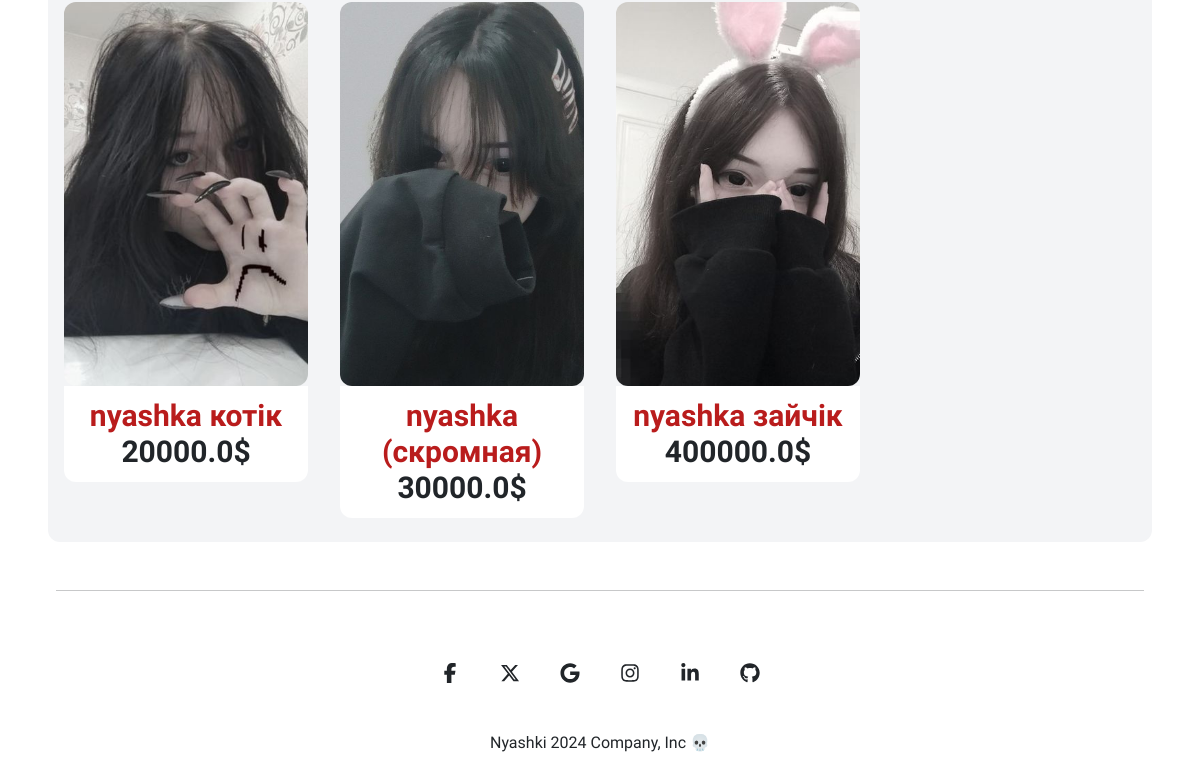
Before: /items/all_purchases (signed in, lower part) with the older database file.
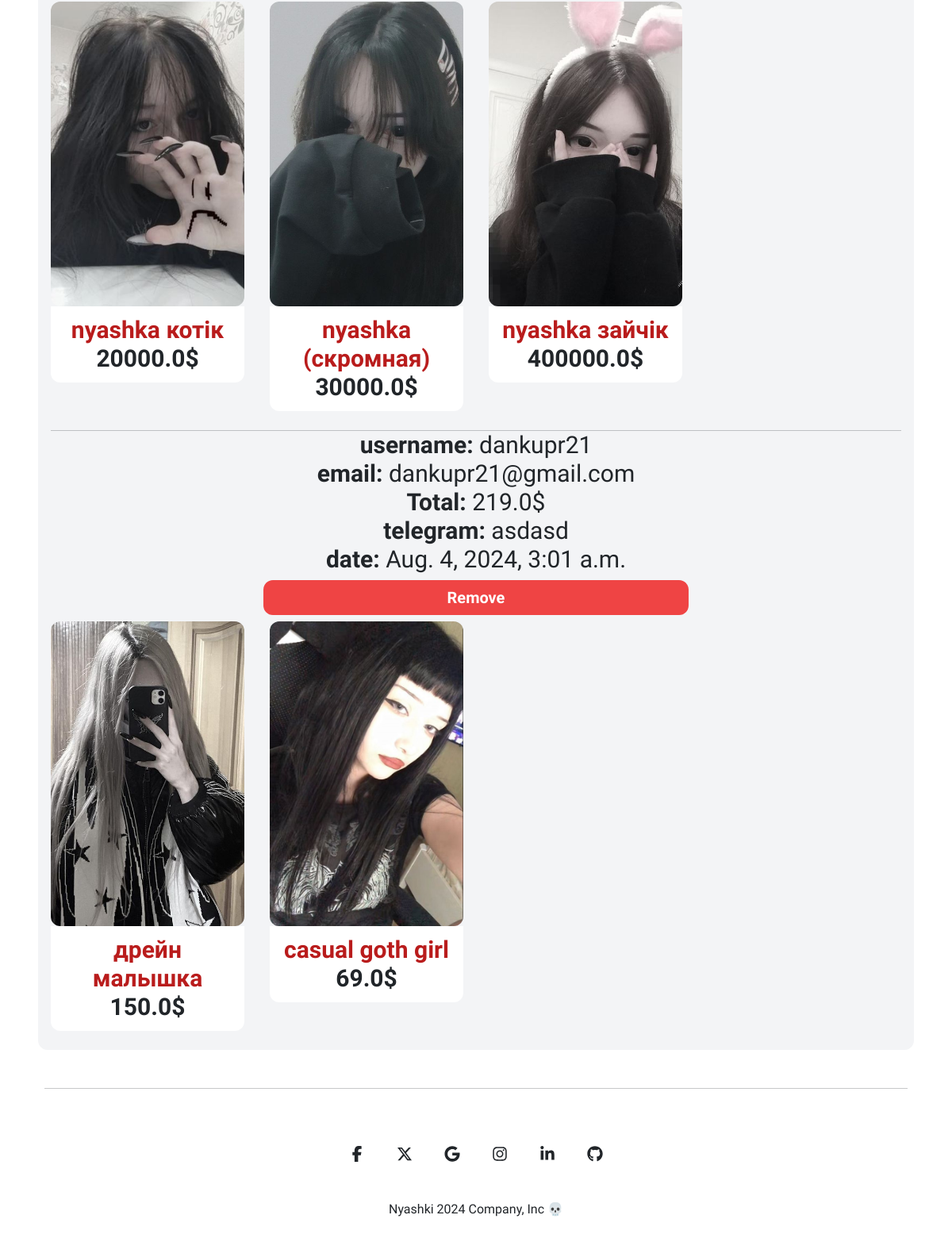
After: the same page with the newer database file.
### item/models.py (models this page shows, shortened)
class Item(models.Model):
    category = models.ForeignKey(Category, related_name='items', on_delete=models.CASCADE)
    name = models.CharField(max_length=255)
    description = models.TextField(blank=True, null=True)
    price = models.FloatField()
    image = models.ImageField(upload_to='item_images', blank=True, null=True)
    is_sold = models.BooleanField(default=False)
    created_at = models.DateTimeField(auto_now_add=True)
    users = models.ManyToManyField(User, related_name='items', blank=True)
    gender = models.CharField(max_length=1, choices=gender_choice)
    comments = models.ManyToManyField(Comment)

class Purchase(models.Model):
    created_at = models.DateTimeField(auto_now_add=True)
    user = models.ForeignKey(User, on_delete=models.CASCADE)
    items = models.ManyToManyField(Item)
    telegram = models.CharField(max_length=255)
    price = models.FloatField()

### item/views.py (the view)
# urls.py: path('all_purchases', views.all_purchases, name='all_purchases'),
@login_required
def all_purchases(request):
    if request.user.is_superuser:
        return render(request, 'item/purchases.html', {
            "purchases": Purchase.objects.all()
        })
    else:
        return redirect('/')

### item/templates/item/purchases.html (shortened to what this page needs)
{% extends 'core/base.html' %}
{% block content %}
<div>
    <div class="md:mt-6 mt-4 px-3 md:px-6 md:py-12 py-4 bg-gray-100 rounded-xl dark:bg-zinc-500 dark:text-white md:mx-10 transition-transform duration-300 transform hover:scale-105" id="target-element">
        {%if purchases %}
            {%for purchase in purchases %}
            <div class="rounded-xl">
                <hr class="mt-4">
                <div class="w-1/2 mx-auto text-center">
                    <p class="text-lg md:text-3xl dark:text-white"><strong>username: </strong>{{ purchase.user.username }}</p>
                    <p class="text-lg md:text-3xl dark:text-white"><strong>email: </strong> {{ purchase.user.email }}</p>
                    <p class="text-lg md:text-3xl dark:text-white"><strong>Total: </strong>{{ purchase.price }}$</p>
                    <p class="text-lg md:text-3xl dark:text-white"><strong>telegram: </strong> {{ purchase.telegram }}</p>
                    <p class="text-lg md:text-3xl dark:text-white"><strong>date: </strong> {{ purchase.created_at }}</p>
                    <a href="{% url 'item:purchase_delete_admin' purchase.id %}" class="block text-center mt-2 mb-2 x-2 py-2 text-xl font-semibold bg-red-500 hover:bg-red-600 text-white rounded-xl">Remove</a>
                </div>
                    <div class="sdlfksdzxczxc grid md:grid-cols-4 grid-cols-3 gap-8">
                        {% if purchase.items.all %}
                            {% for item in purchase.items.all %}
                            <div class="transition-transform duration-300 transform hover:scale-105">
                                <a href="{% url 'item:detail' item.id %}">
                                    {% if item.gender == 'W'%}
                                        {% if item.image.url %}
                                            <img src="{{ item.image.url }}" class="zoom-image rounded-xl object-cover w-full md:h-96 h-40">
                                        {% endif %}
                                    {% else %}
                                        {% if item.image.url %}
                                            <img src="{{ item.image.url }}" class="zoom-image rounded-xl object-cover w-full md:h-96 h-40">
                                        {% endif %}
                                    {% endif %}
                                    <div class="md:p-3 bg-white rounded-b-xl md:text-center">
                                            {% if item.gender == 'M'%}
                                            <h2 class="md:text-3xl text-md text-blue-700 font-semibold">{{ item.name }}</h2>
                                            {% else %}
                                            <h2 class="md:text-3xl text-md text-red-700 font-semibold">{{ item.name }}</h2>
                                            {% endif %}
                                        <strong><p class="text-md md:text-3xl font-semibold dark:text-black">{{ item.price }}$</p></strong>
                                    </div>
                                </a>
                            </div>
                            {% endfor %}
                        {% endif %}
                    </div>
            </div>
            {%endfor%}
        {%else%}
            Нету заказов
        {%endif%}
</div>
{% endblock %}

Changed rows visible on the page:
added Purchase: user.username "dankupr21", user.email "dankupr21@gmail.com", price "219.0", telegram "asdasd", created_at "Aug. 4, 2024, 3:01 a.m."
now on this page (row unchanged): Item: image (picture), name "дрейн малышка", price "150.0", shown under "dankupr21"
now on this page (row unchanged): Item: image (picture), name "casual goth girl", price "69.0", shown under "dankupr21"
